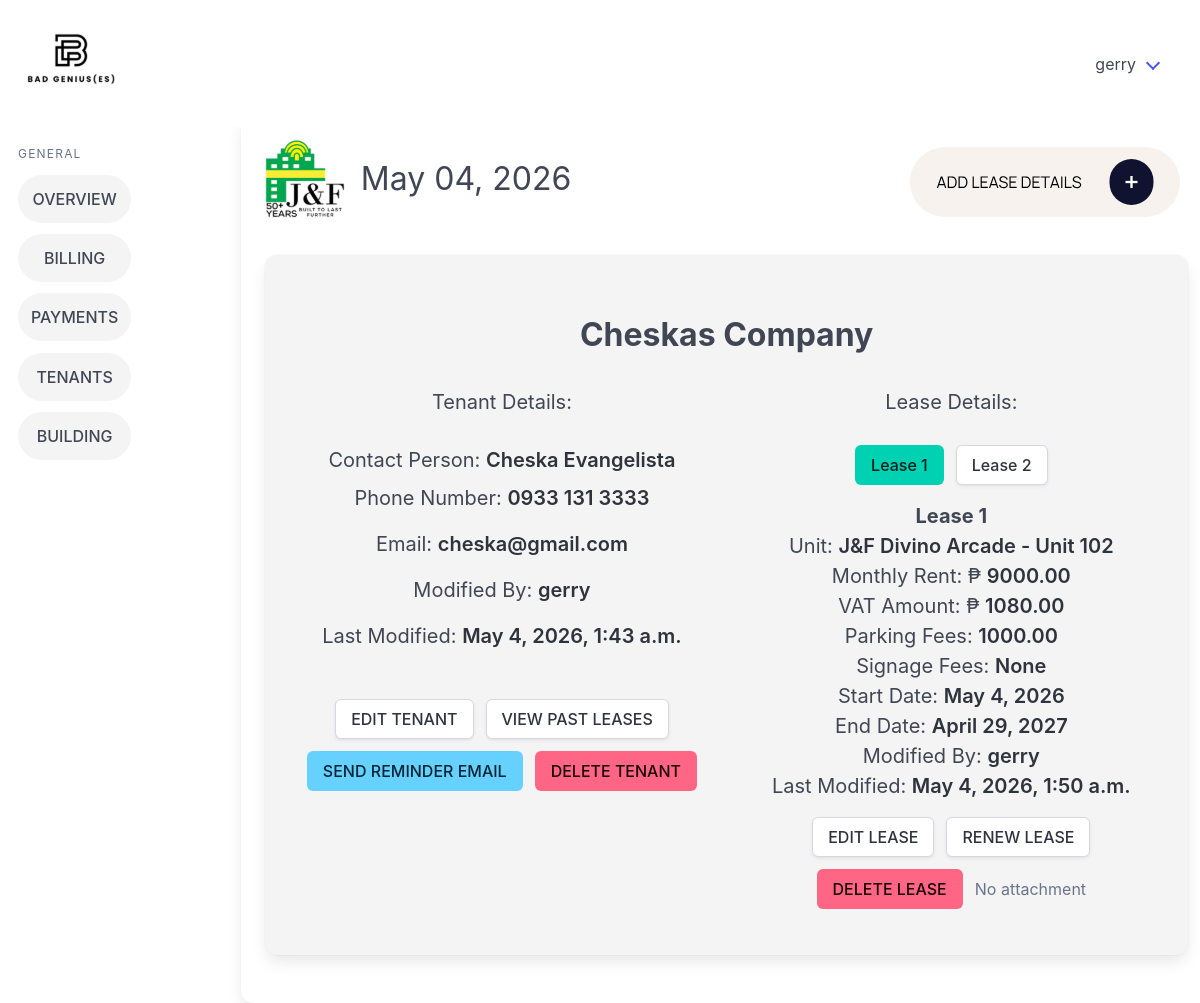
/tenant_details/3/ (signed in), run on the app's committed database.
### billingApp/models.py (models this page shows, shortened)
class Tenant(models.Model):
    companyName = models.CharField(max_length=100, null=True, blank=True)
    contactPerson = models.CharField(max_length=100)
    phoneNumber = models.CharField(max_length=12)
    email = models.CharField(max_length=50)
    carryover_balance = models.DecimalField(max_digits=12, decimal_places=2, default=Decimal('0.00'))
    modified_by = models.ForeignKey("Account", on_delete=models.SET_NULL, null=True, blank=True, related_name="+")
    modified_at = models.DateTimeField(auto_now=True, null=True, blank=True)
    objects = models.Manager

class Account(models.Model):
    firstName = models.CharField(max_length=30)
    lastName = models.CharField(max_length=30)
    username = models.CharField(max_length=20)
    password = models.CharField(max_length=20)
    objects = models.Manager()
    def __str__(self):
        return self.username

class Lease(models.Model):
    buildingName = models.ForeignKey(Building, on_delete=models.CASCADE)
    tenantName = models.ForeignKey(Tenant, on_delete=models.CASCADE)
    modified_by = models.ForeignKey("Account", on_delete=models.SET_NULL, null=True, blank=True, related_name="+")
    modified_at = models.DateTimeField(auto_now=True, null=True, blank=True)
    unitID = models.ForeignKey(Units, on_delete=models.CASCADE)
    rentAmount = models.DecimalField(max_digits=12, decimal_places=2)
    vatAmount = models.DecimalField(max_digits=12, decimal_places=2)
    signageFees = models.DecimalField(max_digits=12, decimal_places=2, null=True, blank=True)
    parkingFees = models.DecimalField(max_digits=12, decimal_places=2, null=True, blank=True)
    CONTRACT_CHOICES = [(6, "6 months"), (12, "12 months")]
    contractLength = models.PositiveSmallIntegerField(choices=CONTRACT_CHOICES)
    contractStart = models.DateField()
    contractEnd = models.DateField(null=True, blank=True)
    pastLease = models.BooleanField(default=False)
    archived_date = models.DateField(null=True, blank=True)
    leaseAttachment = models.FileField(
        upload_to="lease_attachments/",
        blank=True,
        null=True
    )

class Units(models.Model):
    building = models.ForeignKey(Building, on_delete=models.CASCADE)
    unitID = models.IntegerField()
    modified_by = models.ForeignKey("Account", on_delete=models.SET_NULL, null=True, blank=True, related_name="+")
    modified_at = models.DateTimeField(auto_now=True, null=True, blank=True)
    class Meta:
        unique_together = ('building', 'unitID')
    def __str__(self):
        return f"{self.building.buildingName} - Unit {self.unitID}"

class Building(models.Model):
    buildingName = models.CharField(max_length=26, unique=True)
    signageCapacity = models.IntegerField(default=0)
    parkingCapacity = models.IntegerField(default=0)
    buildingAddress = models.CharField(max_length=50)
    modified_by = models.ForeignKey("Account", on_delete=models.SET_NULL, null=True, blank=True, related_name="+")
    modified_at = models.DateTimeField(auto_now=True, null=True, blank=True)
    objects = models.Manager

### billingApp/views.py (the view)
# urls.py: path('tenant_details/<int:pk>/', views.tenant_details, name='tenant_details'),
@login_required
def tenant_details(request, pk):
    tenant = get_object_or_404(Tenant, pk=pk)
    leases = (
        Lease.objects
        .filter(tenantName=tenant, pastLease=False)
        .select_related("buildingName", "unitID")
        .order_by("contractStart", "id")
    )
    if not (tenant.companyName or "").strip():
        tenant.companyName_display = tenant.contactPerson
    else:
        tenant.companyName_display = tenant.companyName
    date_today = get_date_today()
    return render(request, 'billingApp/tenant_details.html', {'t': tenant, 'leases': leases, 'date_today': date_today})

### billingApp/views.py (called while the page is built)
def get_date_today():
    from datetime import datetime
    return datetime.now().strftime("%B %d, %Y")

### billingApp/templates/billingApp/tenant_details.html (shortened to what this page needs)
{% extends 'billingApp/base.html' %} {% load static %} {% block content %}
<a href="{% url 'add_lease' pk=t.pk %}" class="p-5">
</a>
</div>
<div class="card card2">
  <div class="card-content has-text-centered">
    <h1 class="is-size-3 has-text-weight-bold p-5 mt-2">{{ t.companyName_display }}</h1>
    <div class="columns">
      <div class="column">
        <p class="is-size-5 has-text-weight-normal p-1">Tenant Details:</p>
      </div>
      <div class="column">
        <p class="is-size-5 has-text-weight-normal p-1">Lease Details:</p>
      </div>
    </div>
    <div class="columns">
      <div class="column">
        <p class="is-size-5 has-text-weight-normal">Contact Person: <strong>{{t.contactPerson}}</strong></p>
        <p class="is-size-5 p-2">
          Phone Number:
          <strong>{{t.phoneNumber}}</strong>
        </p>
        <p class="is-size-5 p-2">
          Email:
          <strong>{{t.email}}</strong>
        </p>
        <p class="is-size-5 p-2">Modified By: <strong>{{ t.modified_by }}</strong></p>
        <p class="is-size-5 p-2">Last Modified: <strong>{{ t.modified_at }}</strong></p>
        <div class="columns p-4 mt-5 is-justify-content-center">
          <div class="buttons is-centered">
            <a href="{% url 'edit_tenant' pk=t.pk %}" class="button">EDIT TENANT</a>
            <a href="{% url 'past_leases' pk=t.pk %}" class="button">VIEW PAST LEASES</a>
            <a href="{% url 'send_reminder_email' t.pk %}" class="button is-info">SEND REMINDER EMAIL</a>
            <a href="{% url 'delete_tenant' pk=t.pk %}" class="button is-danger">DELETE TENANT</a>
          </div>
        </div>
      </div>
      <div class="column">
        {% if leases %}
        <div class="buttons is-centered mb-4">
          {% for l in leases %}
          <button type="button" class="button lease-filter {% if forloop.first %}is-primary{% endif %}" data-lease-filter="{{ l.pk }}">Lease {{ forloop.counter }}</button>
          {% endfor %}
        </div>
        {% endif %}
        {% for l in leases %}
        <div class="tenant-lease mb-5" data-lease-id="{{ l.pk }}" {% if not forloop.first %}style="display: none;"{% endif %}>
          <p class="is-size-5 has-text-weight-bold">Lease {{ forloop.counter }}</p>
          <p class="is-size-5 has-text-weight-normal">Unit: <strong>{{ l.unitID }}</strong></p>
          <p class="is-size-5 has-text-weight-normal">Monthly Rent: ₱ <strong>{{ l.rentAmount }}</strong></p>
          <p class="is-size-5 has-text-weight-normal">VAT Amount: ₱ <strong>{{ l.vatAmount }}</strong></p>
          <p class="is-size-5 has-text-weight-normal">Parking Fees: <strong>{{ l.parkingFees }}</strong></p>
          <p class="is-size-5 has-text-weight-normal">Signage Fees: <strong>{{ l.signageFees }}</strong></p>
          <p class="is-size-5 has-text-weight-normal">Start Date: <strong>{{ l.contractStart }}</strong></p>
          <p class="is-size-5 has-text-weight-normal">End Date: <strong>{{ l.contractEnd }}</strong></p>
          <p class="is-size-5 has-text-weight-normal">Modified By: <strong>{{ l.modified_by }}</strong></p>
          <p class="is-size-5 has-text-weight-normal">Last Modified: <strong>{{ l.modified_at }}</strong></p>
          <div class="buttons is-centered p-4">
            <a href="{% url 'edit_lease' pk=l.pk %}" class="button">EDIT LEASE</a>
            <a href="{% url 'renew_lease' pk=l.pk %}" class="button">RENEW LEASE</a>
            <a href="{% url 'delete_lease' pk=l.pk %}" class="button is-danger">DELETE LEASE</a>
            {% if l.leaseAttachment %}
              <a href="{{ l.leaseAttachment.url }}" target="_blank" class="button is-info">
                View Lease Attachment
              </a>
            {% else %}
              <span class="has-text-grey">No attachment</span>
            {% endif %}
          </div>
        </div>
        {% empty %}
        <p class="has-text-grey">No active leases.</p>
        {% endfor %}
      </div>
    </div>
  </div>
</div>
{% endblock %}

### billingApp/templates/billingApp/base.html (shortened to what this page needs)
{% load static %}
<!doctype html>
<html lang="en">
  <head>
    <link rel="stylesheet" href="{% static 'billingApp/css/style.css' %}" />
    <link rel="stylesheet" href="https://cdn.jsdelivr.net/npm/bulma@1.0.4/css/bulma.min.css" />
  </head>
  <body>
    <nav class="navbar p-5" role="navigation" aria-label="main navigation">
      <div class="navbar-brand">
        <a class="" href="{% url 'home_page' %}">
        </a>
      </div>
      <div id="navbarBasicExample" class="navbar-menu">
        <div class="navbar-end">
          <div class="navbar-item has-dropdown is-hoverable">
            <a class="navbar-link">{{ user.username }}</a>
          </div>
        </div>
      </div>
    </nav>
    <div class="columns">
      <aside class="menu">
        <p class="menu-label">General</p>
        <ul class="menu-list">
          <li><a href="{% url 'home_page' %}" class="sidebarItems button is-light is-rounded is-fullwidth">OVERVIEW</a></li>
          <li><a href="{% url 'billing_records_main' %}" class="sidebarItems button is-light is-rounded is-fullwidth">BILLING</a></li>
          <li><a href="{% url 'payments_main' %}" class="sidebarItems button is-light is-rounded is-fullwidth">PAYMENTS</a></li>
          <li><a href="{% url 'tenants_main' %}" class="sidebarItems button is-light is-rounded is-fullwidth">TENANTS</a></li>
          <li><a href="{% url 'buildings_main' %}" class="sidebarItems button is-light is-rounded is-fullwidth">BUILDING</a></li>
        </ul>
      </aside>
      {% block logo %}
      <div class="card card1">
        <div class="card-content">
          <div class="columns is-4">
            <div class="column is-1">
            </div>
            <div class="column">
              <h1 class="is-size-3 pt-4 pl-4">{{ date_today }}</h1>
            </div>
    {% endblock %} {% block content %} {% endblock %}
  </body>
</html>

### billingApp/static/billingApp/css/style.css (style rules this page uses)
.menu { position: sticky; display: inline-block; vertical-align: top; max-height: 100vh; overflow-y: auto; width: 200px; top: 0; bottom: 0; padding: 30px; }
.menu .menu-list li { margin-bottom: 0.7rem; }
.menu .menu-list li a { padding: 0.75rem 0.9rem; }
.card2 { background-color: #f4f4f4 !important; max-height: 700px !important; min-height: 500px !important; }
.card1 { margin-left: 80px !important; width: 1200px !important; }
.sidebarItems { background-color: #f4f4f4 !important; }

### data on the page
Tenant: companyName_display "Cheskas Company", contactPerson "Cheska Evangelista", phoneNumber "0933 131 3333", email "cheska@gmail.com", modified_by "gerry", modified_at "May 4, 2026, 1:43 a.m."
Lease: unitID "J&F Divino Arcade - Unit 102", rentAmount "9000.00", vatAmount "1080.00", parkingFees "1000.00", signageFees "None", contractStart "May 4, 2026", contractEnd "April 29, 2027", modified_by "gerry", modified_at "May 4, 2026, 1:50 a.m.", leaseAttachment "No attachment"

### other printed values
{{ user.username }} "gerry"
{{ date_today }} "May 04, 2026"
